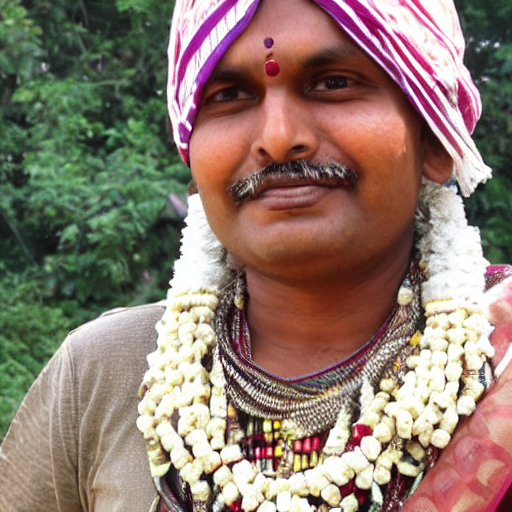
#> input picture GStudy/Continents/Asia/Indian person/1.png, 512 x 512 px, found by its file name
$ python testCenters.py
#> lines starting #> are read from the running program, lines starting #| are printed output that depends on the picture
import cv2
import numpy as np

input_folder_name = "GStudy/Person/"

file = input_folder_name + str(1) + ".png"
# read image
img = cv2.imread(file)
#> img is the input picture: shape (512, 512, 3); mean B, G, R 109.5, 121.8, 141.4
ht, wd, cc= img.shape
#> ht = 512; wd = 512; cc = 3

#TODO -- calculate the offset of the images to overlay onto each other
## Offset from center is going to be the width -- 512px
# create new image of desired size and color (white) for padding
ww = wd*2
#> ww = 1024
hh = ht*2
#> hh = 1024
color = (255,255,255)
result = np.full((hh,ww,cc), color, dtype=np.uint8)

# set offsets for top left corner
xx = int(ww/2) - 187
#> xx = 325
yy = int(hh/2) - 214
#> yy = 298

# copy img image into center of result image
result[yy:yy+ht, xx:xx+wd] = img
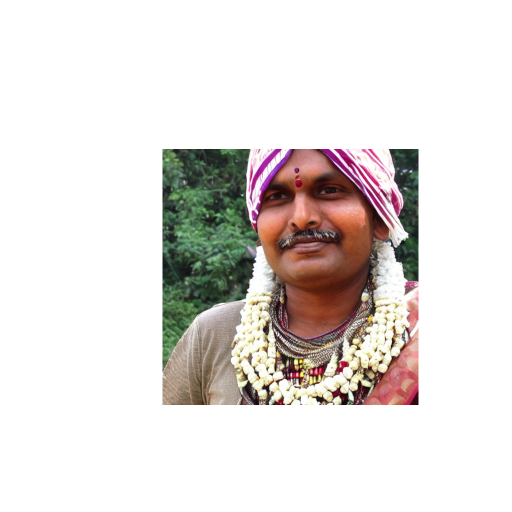
#> result: shape (1024, 1024, 3) (shown at 1/2 size); mean B, G, R 218.6, 221.7, 226.6

# view result
cv2.imshow("result", result)
cv2.waitKey(0)
cv2.destroyAllWindows()

# save result
cv2.imwrite("numbers_inserted.jpg", result)

$ run again, with GStudy/Continents/Asia/Indian person/11.png copied over GStudy/Continents/Asia/Indian person/1.png
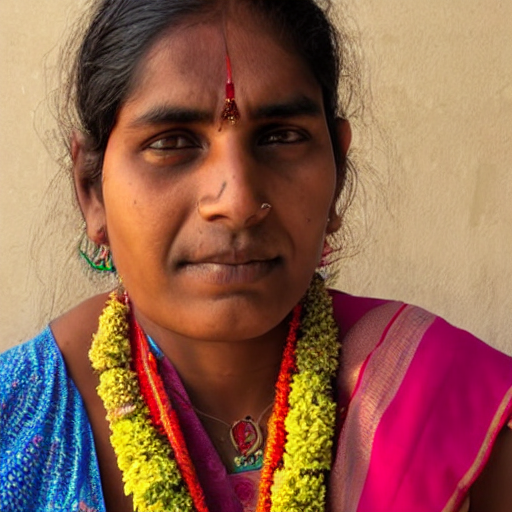
#> input picture GStudy/Continents/Asia/Indian person/11.png, 512 x 512 px, found by its file name
#> img is the input picture: shape (512, 512, 3); mean B, G, R 79.7, 98.4, 145.8
#> `result[yy:yy+ht, xx:xx+wd] = img`:
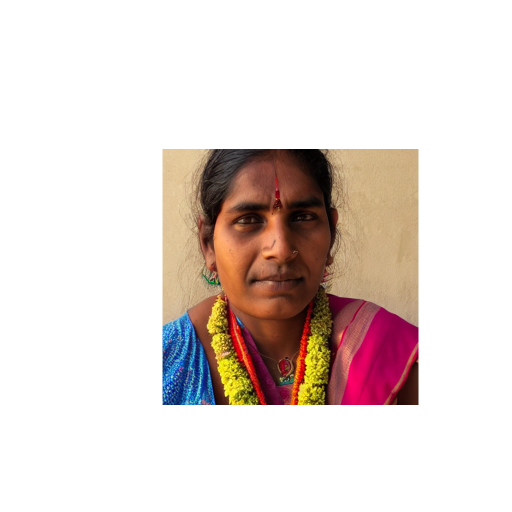
#> result: shape (1024, 1024, 3) (shown at 1/2 size); mean B, G, R 211.2, 215.9, 227.7

$ run again, with GStudy/Continents/Asia/Indian person/16.png copied over GStudy/Continents/Asia/Indian person/1.png
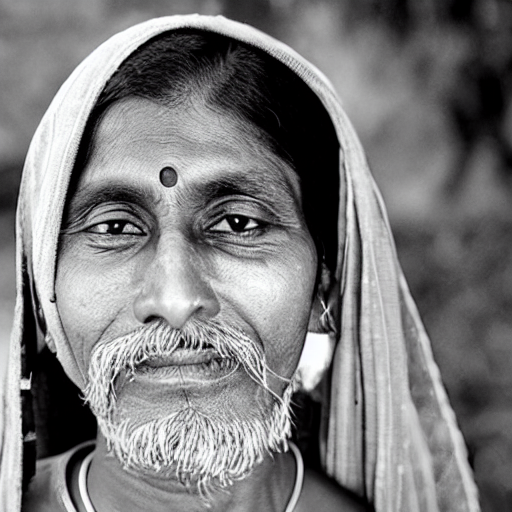
#> input picture GStudy/Continents/Asia/Indian person/16.png, 512 x 512 px, found by its file name
#> img is the input picture: shape (512, 512, 3); mean B, G, R 124.2, 123.4, 123.7
#> `result[yy:yy+ht, xx:xx+wd] = img`:
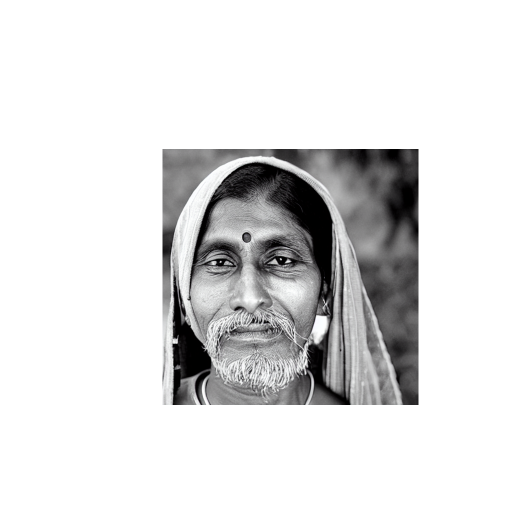
#> result: shape (1024, 1024, 3) (shown at 1/2 size); mean B, G, R 222.3, 222.1, 222.2

$ run again, with GStudy/Continents/Asia/Indian person/22.png copied over GStudy/Continents/Asia/Indian person/1.png
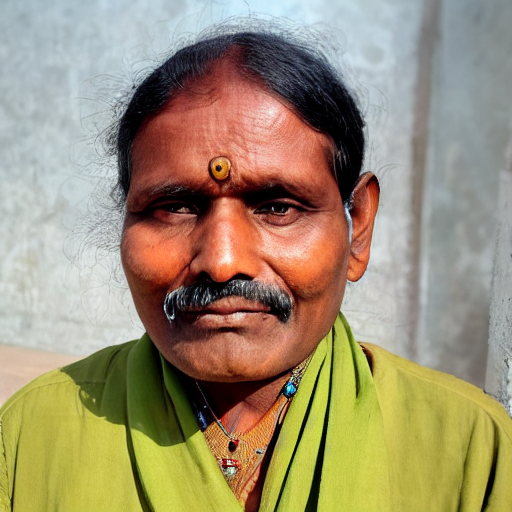
#> input picture GStudy/Continents/Asia/Indian person/22.png, 512 x 512 px, found by its file name
#> img is the input picture: shape (512, 512, 3); mean B, G, R 114.2, 143.9, 158
#> `result[yy:yy+ht, xx:xx+wd] = img`:
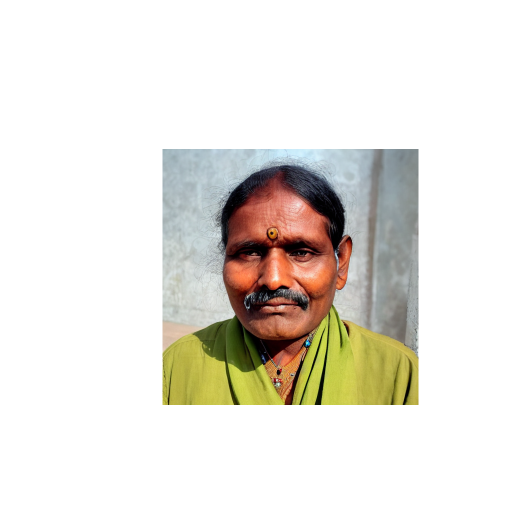
#> result: shape (1024, 1024, 3) (shown at 1/2 size); mean B, G, R 219.8, 227.2, 230.7
